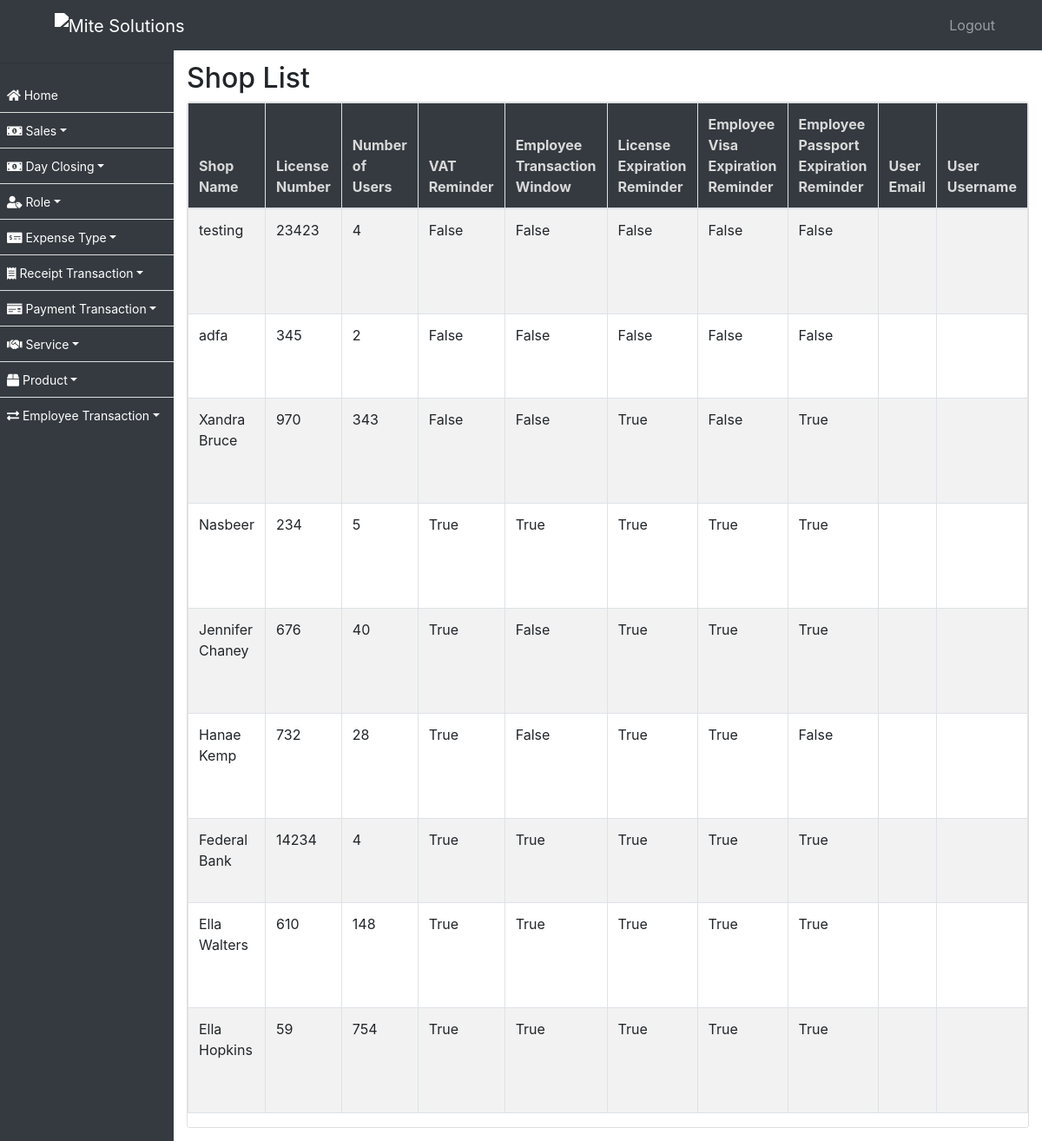
Page /shop/ on the earlier database version.
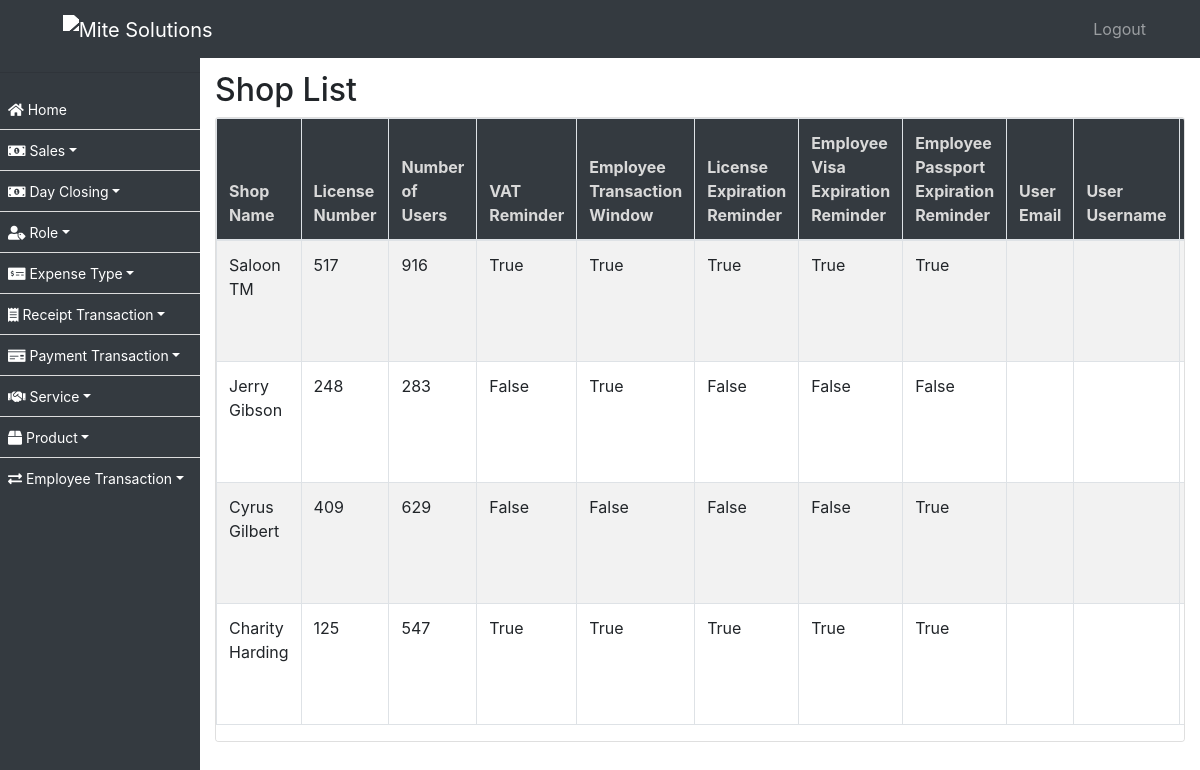
Same page on the later database version.
### ezshopapp/models.py (models this page shows, shortened)
class Shop(models.Model):
    name = models.CharField(max_length=255, verbose_name='Shop Name')
    license_number = models.CharField(max_length=50, unique=True)
    num_users = models.PositiveIntegerField(verbose_name='Number of Users')
    vat_remainder = models.BooleanField(default=False, verbose_name='VAT Reminder')
    employee_transaction_window = models.BooleanField(default=False)
    license_expiration_reminder = models.BooleanField(default=False, verbose_name='License Expiration Reminder')
    employee_visa_expiration_reminder = models.BooleanField(default=False, verbose_name='Employee Visa Expiration Reminder')
    employee_passport_expiration_reminder = models.BooleanField(default=False, verbose_name='Employee Passport Expiration Reminder')
    admin_email = models.EmailField(max_length=100, default='')
    created_on = models.DateTimeField(auto_now_add=True, null=True)

### ezshopapp/views.py (the view)
# urls.py: path('shop/', ShopListView.as_view(), name='shop_list'),
class ShopListView(ListView):
    model = Shop
    template_name = 'shop_list.html'
    context_object_name = 'shops'
    def get_queryset(self):
        return Shop.objects.all().order_by('-name')

### ezshopapp/templates/shop_list.html (shortened to what this page needs)
{% extends 'base.html' %}
{% block content %}
  <h2>Shop List</h2>
  <div class="card table-responsive">
    <table id="shopTable" class="table table-bordered table-striped">
      <thead>
        <tr>
          <th>Shop Name</th>
          <th>License Number</th>
          <th>Number of Users</th>
          <th>VAT Reminder</th>
          <th>Employee Transaction Window</th>
          <th>License Expiration Reminder</th>
          <th>Employee Visa Expiration Reminder</th>
          <th>Employee Passport Expiration Reminder</th>
          <th>User Email</th>
          <th>User Username</th>
          <th>Shop Created On</th>
        </tr>
      </thead>
      <tbody>
        {% for shop in object_list %}
          <tr>
            <td>{{ shop.name }}</td>
            <td>{{ shop.license_number }}</td>
            <td>{{ shop.num_users }}</td>
            <td>{{ shop.vat_remainder }}</td>
            <td>{{ shop.employee_transaction_window }}</td>
            <td>{{ shop.license_expiration_reminder }}</td>
            <td>{{ shop.employee_visa_expiration_reminder }}</td>
            <td>{{ shop.employee_passport_expiration_reminder }}</td>
                <td>{{ shop.email }}</td>
                <td>{{ shop.username }}</td>
            <td>{{ shop.created_on }}</td>
          </tr>
        {% endfor %}
      </tbody>
    </table>
  </div>
{% endblock %}

### ezshopapp/templates/base.html (shortened to what this page needs)
{% load static %}
<!DOCTYPE html>
<html lang="en">
<head>
    <link rel="stylesheet" href="https://stackpath.bootstrapcdn.com/bootstrap/4.3.1/css/bootstrap.min.css">
    <link rel="stylesheet" type="text/css" href="https://cdn.datatables.net/1.11.5/css/jquery.dataTables.css">
    <link rel="stylesheet" href="https://use.fontawesome.com/releases/v5.8.2/css/all.css">
    <link rel="stylesheet" href="https://cdn.datatables.net/1.10.24/css/dataTables.bootstrap4.min.css"/>
</head>
<body>
<nav class="navbar navbar-expand-lg navbar-dark bg-dark fixed-top">
    <a class="navbar-brand text-left" href="/home/">
         <img src="https://mitesolutions.com/images/logo.png" class="logo" alt="Mite Solutions" width="5%">
    </a>
    <div class="collapse navbar-collapse" id="navbarNav">
        {% include 'sidebar_mobile.html' %}
    </div>
</nav>
<div id="sidebar">
    <hr/>
    {% include 'sidebar.html' %}
</div>
<div id="content">
    {% block content %}{% endblock %}
</div>
</body>
</html>

### ezshopapp/templates/sidebar_mobile.html (shortened to what this page needs)
<ul class="navbar-nav ml-auto pl-3">
    <li class="nav-item">
        <a class="nav-link" href="{% url 'logout' %}">Logout</a>
    </li>
</ul>

### ezshopapp/templates/sidebar.html (shortened to what this page needs)
 <ul id="font-c" style="max-height: 400px; overflow-y: scroll;">
        <li><a href="/home/"><i class="fas fa-home"></i> Home</a></li>
        <li class="dropdown">
            <a href="#" class="dropdown-toggle" id="saleDropdown" role="button" data-toggle="dropdown" aria-haspopup="true" aria-expanded="false"><i class="fas fa-money-bill-alt"></i> Sales</a>
        </li>
        <li class="dropdown">
            <a href="#" class="dropdown-toggle" id="saleDropdown" role="button" data-toggle="dropdown" aria-haspopup="true" aria-expanded="false"><i class="fas fa-money-bill-alt"></i> Day Closing</a>
        </li>
        <li class="dropdown">
            <a href="#" class="dropdown-toggle" id="roleDropdown" role="button" data-toggle="dropdown" aria-haspopup="true" aria-expanded="false"><i class="fas fa-user-tag"></i> Role</a>
        </li>
        <li class="dropdown">
            <a href="#" class="dropdown-toggle" id="expenseTypeDropdown" role="button" data-toggle="dropdown" aria-haspopup="true" aria-expanded="false"><i class="fas fa-money-check-alt"></i> Expense Type</a>
        </li>
        <li class="dropdown">
            <a href="#" class="dropdown-toggle" id="receiptTransactionDropdown" role="button" data-toggle="dropdown" aria-haspopup="true" aria-expanded="false"><i class="fas fa-receipt"></i> Receipt Transaction</a>
        </li>
        <li class="dropdown">
            <a href="#" class="dropdown-toggle" id="paymentTransactionDropdown" role="button" data-toggle="dropdown" aria-haspopup="true" aria-expanded="false"><i class="fas fa-money-check"></i> Payment Transaction</a>
        </li>
        <li class="dropdown">
            <a href="#" class="dropdown-toggle" id="serviceDropdown" role="button" data-toggle="dropdown" aria-haspopup="true" aria-expanded="false"><i class="fas fa-handshake"></i> Service</a>
        </li>
        <li class="dropdown">
            <a href="#" class="dropdown-toggle" id="productDropdown" role="button" data-toggle="dropdown" aria-haspopup="true" aria-expanded="false"><i class="fas fa-box"></i> Product</a>
        </li>
        <li class="dropdown">
            <a href="#" class="dropdown-toggle" id="employeeTransactionDropdown" role="button" data-toggle="dropdown" aria-haspopup="true" aria-expanded="false"><i class="fas fa-exchange-alt"></i> Employee Transaction</a>
        </li>
    </ul>

### ezshopapp/templates/base.html (style rules this page uses)
#font-c>li>a { font-size:14px !important; }
body { padding-top: 56px; }
thead { background-color: #343a40; color: #d9d9d9; }
#sidebar { height: 100%; width: 200px; position: fixed; top: 0; left: 0; background-color: #343a40; padding-top: 56px; }
table { border:0px !important; }
#content { margin-left: 200px; padding: 15px; }
#sidebar ul { list-style: none; padding: 0; }
#sidebar ul li { padding: 8px; border-bottom: 1px solid #ddd; }
#sidebar ul li a { text-decoration: none; color: #fff; }
.navbar-brand { margin-left: 4%; }
.logo { filter: brightness(0) invert(1); margin:0px; }
.navbar-nav.ml-auto { margin-right: 15px; }

Differences in the rows shown:
removed Shop: name "testing", license_number "23423", num_users "4", vat_remainder "False", employee_transaction_window "False", license_expiration_reminder "False", employee_visa_expiration_reminder "False", employee_passport_expiration_reminder "False"
removed Shop: name "adfa", license_number "345", num_users "2", vat_remainder "False", employee_transaction_window "False", license_expiration_reminder "False", employee_visa_expiration_reminder "False", employee_passport_expiration_reminder "False"
removed Shop: name "Xandra Bruce", license_number "970", num_users "343", vat_remainder "False", employee_transaction_window "False", license_expiration_reminder "True", employee_visa_expiration_reminder "False", employee_passport_expiration_reminder "True"
removed Shop: name "Nasbeer", license_number "234", num_users "5", vat_remainder "True", employee_transaction_window "True", license_expiration_reminder "True", employee_visa_expiration_reminder "True", employee_passport_expiration_reminder "True"
removed Shop: name "Jennifer Chaney", license_number "676", num_users "40", vat_remainder "True", employee_transaction_window "False", license_expiration_reminder "True", employee_visa_expiration_reminder "True", employee_passport_expiration_reminder "True"
removed Shop: name "Hanae Kemp", license_number "732", num_users "28", vat_remainder "True", employee_transaction_window "False", license_expiration_reminder "True", employee_visa_expiration_reminder "True", employee_passport_expiration_reminder "False"
removed Shop: name "Federal Bank", license_number "14234", num_users "4", vat_remainder "True", employee_transaction_window "True", license_expiration_reminder "True", employee_visa_expiration_reminder "True", employee_passport_expiration_reminder "True"
removed Shop: name "Ella Walters", license_number "610", num_users "148", vat_remainder "True", employee_transaction_window "True", license_expiration_reminder "True", employee_visa_expiration_reminder "True", employee_passport_expiration_reminder "True"
removed Shop: name "Ella Hopkins", license_number "59", num_users "754", vat_remainder "True", employee_transaction_window "True", license_expiration_reminder "True", employee_visa_expiration_reminder "True", employee_passport_expiration_reminder "True"
added Shop: name "Saloon TM", license_number "517", num_users "916", vat_remainder "True", employee_transaction_window "True", license_expiration_reminder "True", employee_visa_expiration_reminder "True", employee_passport_expiration_reminder "True"
added Shop: name "Jerry Gibson", license_number "248", num_users "283", vat_remainder "False", employee_transaction_window "True", license_expiration_reminder "False", employee_visa_expiration_reminder "False", employee_passport_expiration_reminder "False"
added Shop: name "Cyrus Gilbert", license_number "409", num_users "629", vat_remainder "False", employee_transaction_window "False", license_expiration_reminder "False", employee_visa_expiration_reminder "False", employee_passport_expiration_reminder "True"
added Shop: name "Charity Harding", license_number "125", num_users "547", vat_remainder "True", employee_transaction_window "True", license_expiration_reminder "True", employee_visa_expiration_reminder "True", employee_passport_expiration_reminder "True"
